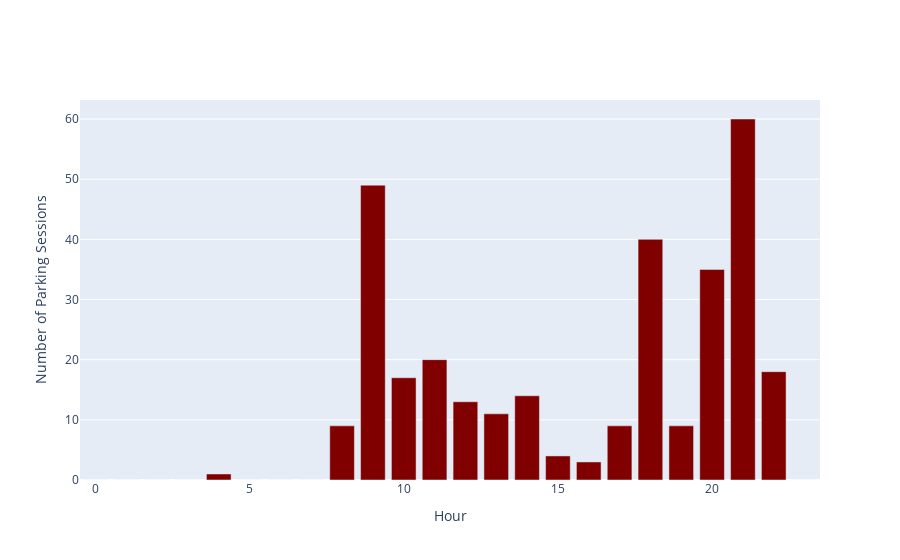

This figure's notebook cell:
### Markdown cell above
### 4.3. Distribution of parking sessions by hour of the day

### Code cell
plot_bar(data=df1, variable="hour", colour='maroon')

### Figure 1 — Plotly figure (JSON) as saved in the notebook; plotly's stock layout.template omitted (floating-point values rounded to 4 significant figures)
{"data": [{"marker": {"color": "maroon"}, "type": "bar", "x": [0, 1, 2, 3, 4, 5, 6, 7, 8, 9, 10, 11, 12, 13, 14, 15, 16, 17, 18, 19, 20, 21, 22, 23], "y": [0, 0, 0, 0, 1, 0, 0, 0, 9, 49, 17, 20, 13, 11, 14, 4, 3, 9, 40, 9, 35, 60, 18, 0]}], "layout": {"title": {"text": ""}, "xaxis": {"title": {"text": "Hour"}}, "yaxis": {"title": {"text": "Number of Parking Sessions"}}}}
